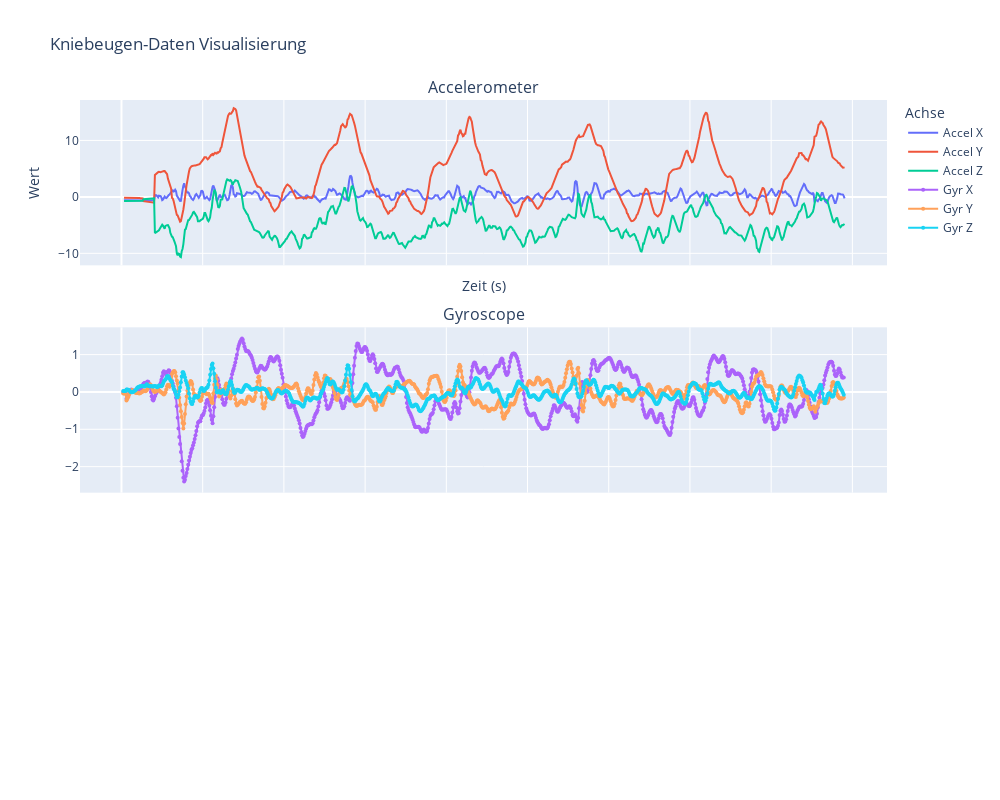

Notebook code for this chart:
### Markdown cell above
Plots für die Kniebeugen

### Code cell
fig = make_subplots(rows=3, cols=1, shared_xaxes=True, subplot_titles=('Accelerometer', 'Gyroscope'), vertical_spacing=0.1, row_heights=[3, 3, 3])
# Subplot 1: Accelerometer-Daten
fig.add_trace(go.Scatter(x=acc_sq['Time (s)'], y=acc_sq['Linear Acceleration x (m/s^2)'], name='Accel X'))
fig.add_trace(go.Scatter(x=acc_sq['Time (s)'], y=acc_sq['Linear Acceleration y (m/s^2)'], name='Accel Y'))
fig.add_trace(go.Scatter(x=acc_sq['Time (s)'], y=acc_sq['Linear Acceleration z (m/s^2)'], name='Accel Z'))

# Subplot 2: Gyroscope-Daten
fig.add_trace(go.Scatter(x=gyr_sq['Time (s)'], y=gyr_sq['Gyroscope x (rad/s)'], mode='lines+markers', marker=dict(size=4), name='Gyr X'), row=2, col=1)
fig.add_trace(go.Scatter(x=gyr_sq['Time (s)'], y=gyr_sq['Gyroscope y (rad/s)'], mode='lines+markers', marker=dict(size=4), name='Gyr Y'), row=2, col=1)
fig.add_trace(go.Scatter(x=gyr_sq['Time (s)'], y=gyr_sq['Gyroscope z (rad/s)'], mode='lines+markers', marker=dict(size=4), name='Gyr Z'), row=2, col=1)

# Aktualisiere Layout und Labels
fig.update_layout(title='Kniebeugen-Daten Visualisierung',
                  xaxis_title='Zeit (s)',
                  yaxis_title='Wert',
                  legend_title='Achse',
                  height=800, width=1000)
fig.show()

### Figure 1 — Plotly figure (JSON) as saved in the notebook; plotly's stock layout.template omitted (floating-point values rounded to 4 significant figures; data arrays with more than 128 entries replaced by an {"elided": "..."} marker saying what was removed)
{"data": [{"name": "Accel X", "type": "scatter", "x": {"elided": "888 float values"}, "y": {"elided": "888 float values"}}, {"name": "Accel Y", "type": "scatter", "x": {"elided": "888 float values"}, "y": {"elided": "888 float values"}}, {"name": "Accel Z", "type": "scatter", "x": {"elided": "888 float values"}, "y": {"elided": "888 float values"}}, {"marker": {"size": 4}, "mode": "lines+markers", "name": "Gyr X", "type": "scatter", "x": {"elided": "888 float values"}, "xaxis": "x2", "y": {"elided": "888 float values"}, "yaxis": "y2"}, {"marker": {"size": 4}, "mode": "lines+markers", "name": "Gyr Y", "type": "scatter", "x": {"elided": "888 float values"}, "xaxis": "x2", "y": {"elided": "888 float values"}, "yaxis": "y2"}, {"marker": {"size": 4}, "mode": "lines+markers", "name": "Gyr Z", "type": "scatter", "x": {"elided": "888 float values"}, "xaxis": "x2", "y": {"elided": "888 float values"}, "yaxis": "y2"}], "layout": {"annotations": [{"font": {"size": 16}, "showarrow": false, "text": "Accelerometer", "x": 0.5, "xanchor": "center", "xref": "paper", "y": 1, "yanchor": "bottom", "yref": "paper"}, {"font": {"size": 16}, "showarrow": false, "text": "Gyroscope", "x": 0.5, "xanchor": "center", "xref": "paper", "y": 0.6333, "yanchor": "bottom", "yref": "paper"}], "height": 800, "legend": {"title": {"text": "Achse"}}, "title": {"text": "Kniebeugen-Daten Visualisierung"}, "width": 1000, "xaxis": {"anchor": "y", "autorange": true, "domain": [0, 1], "matches": "x3", "range": [-0.5128, 9.429], "showticklabels": false, "title": {"text": "Zeit (s)"}, "type": "linear"}, "xaxis2": {"anchor": "y2", "autorange": true, "domain": [0, 1], "matches": "x3", "range": [-0.5128, 9.429], "showticklabels": false, "type": "linear"}, "xaxis3": {"anchor": "y3", "autorange": true, "domain": [0, 1], "range": [-0.5128, 9.429]}, "yaxis": {"anchor": "x", "autorange": true, "domain": [0.7333, 1], "range": [-12.13, 17.16], "title": {"text": "Wert"}, "type": "linear"}, "yaxis2": {"anchor": "x2", "autorange": true, "domain": [0.3667, 0.6333], "range": [-2.697, 1.73], "type": "linear"}, "yaxis3": {"anchor": "x3", "domain": [0, 0.2667]}}}
